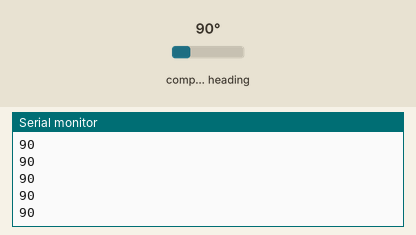
Recording of a sketch running on a simulated Arduino Uno, built with avr-gcc and run on an emulated ATmega328P. Parts: the last lines printed to the serial monitor. The test bench sets the inputs (shaded band); at power-on: compass heading 90°.

Above: at 1.2 s.
1.3 s: compass heading set to 7°
At 1.57 s:
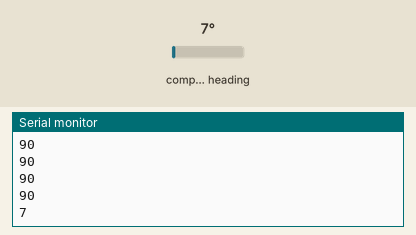
2.8 s: compass heading set to 180°
At 2.98 s:
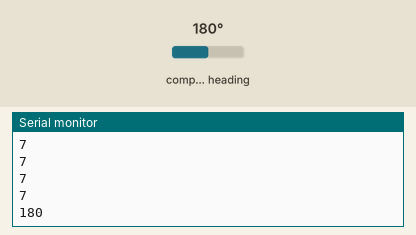
Timing chart, 0 to 5.8 s (numbered marks = the images above; inputs shaded):
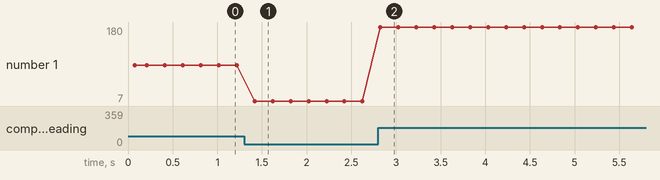

Measured:
- after the input at 1.3 s, the serial monitor: prints a new line after 0.12 s (image 1)
- after the input at 2.8 s, the serial monitor: prints a new line at once (image 2)
- plotted number 1: 90 → 7 after the input at 1.3 s, 7 → 180 after the input at 2.8 s

The sketch:

compass.ino
```cpp
/*
Library from here
https://github.com/dthain/QMC5883L
*/

#include <QMC5883L.h>

QMC5883L compass;

void setup()
{
	compass.init();
	compass.setSamplingRate(50);
  Serial.begin(9600);
	Serial.println("QMC5883L Compass Demo");
	Serial.println("Turn compass in all directions to calibrate....");
}

void loop()
{
	while(1) {
		int heading = compass.readHeading();
		if(heading==0) {
			/* Still calibrating, so measure but don't print */
		} else {
			Serial.println(heading);
      delay(200);
		}
	}
}
```
